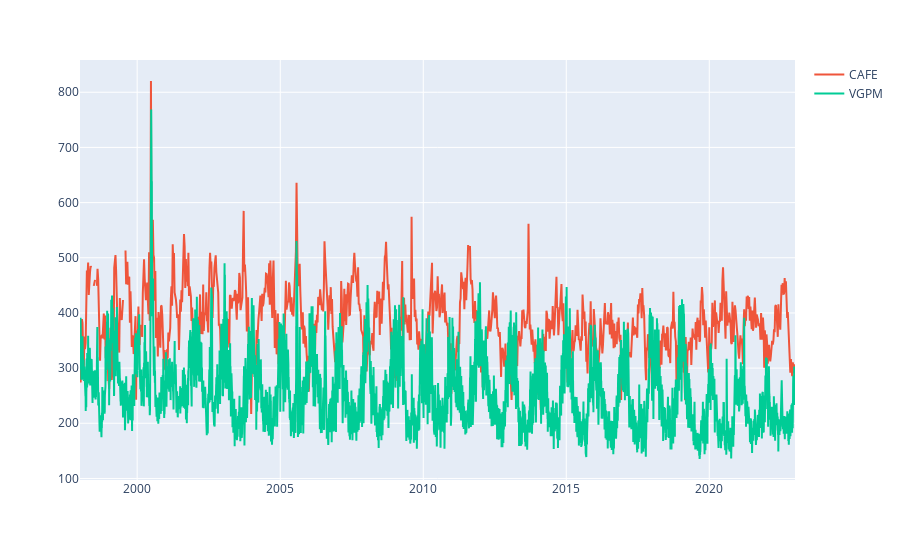

Here is the notebook cell this chart was saved with:
### Markdown cell above
# NPP CAFE vs VGPM

### Code cell
fig = px.line()
fig.add_scatter(x=npp.time, y=npp.CAFE.isel(latitude=0, longitude=0), mode="lines", name="CAFE")
fig.add_scatter(x=data.time, y=data.npp.isel(latitude=0, longitude=0), mode="lines", name="VGPM")
fig.show()

### Figure 1 — Plotly figure (JSON) as saved in the notebook; plotly's stock layout.template omitted (floating-point values rounded to 4 significant figures; data arrays with more than 128 entries replaced by an {"elided": "..."} marker saying what was removed)
{"data": [{"hovertemplate": "<extra></extra>", "legendgroup": "", "line": {"color": "#636efa", "dash": "solid"}, "marker": {"symbol": "circle"}, "mode": "lines", "name": "", "orientation": "v", "showlegend": false, "type": "scatter", "xaxis": "x", "yaxis": "y"}, {"mode": "lines", "name": "CAFE", "type": "scatter", "x": {"elided": "1150 str values"}, "y": {"elided": "1150 float values"}}, {"mode": "lines", "name": "VGPM", "type": "scatter", "x": {"elided": "9131 str values"}, "y": {"elided": "9131 float values"}}], "layout": {"legend": {"tracegroupgap": 0}, "margin": {"t": 60}, "xaxis": {"anchor": "y", "domain": [0, 1]}, "yaxis": {"anchor": "x", "domain": [0, 1]}}}
